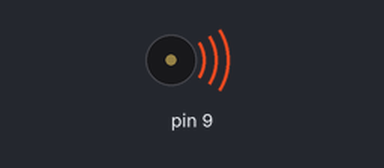
The sketch below on a simulated Arduino Uno, built with avr-gcc and run on an emulated ATmega328P. Parts: buzzer (waves = sounding).

Above: at 0.1 s.
Timing chart, 0 to 40.0 s (numbered marks = the images above):
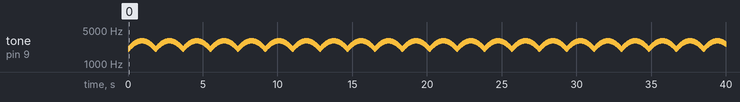

The sketch:

buzzer_alarm.ino
```cpp
float seno;
int frequencia;

void setup() {
 //define o pino 9 como saída
 pinMode(9,OUTPUT);
}

void loop() {
 for(int x=0;x<180;x++){
  //converte graus para radiando e depois obtém o valor do seno
  seno=(sin(x*3.1416/180));
  //gera uma frequência a partir do valor do seno
  frequencia = 2000+(int(seno*1000));
  tone(9,frequencia);
  delay(10);
 }
}
```

Measured:
- by itself, tone on pin 9: plays 2000 Hz for 0.01 s, 2017 Hz for 0.01 s, 2034 Hz for 0.01 s, 2052 Hz for 0.01 s, 2069 Hz for 0.01 s, 2087 Hz for 0.01 s … (3885 notes in this stretch)
